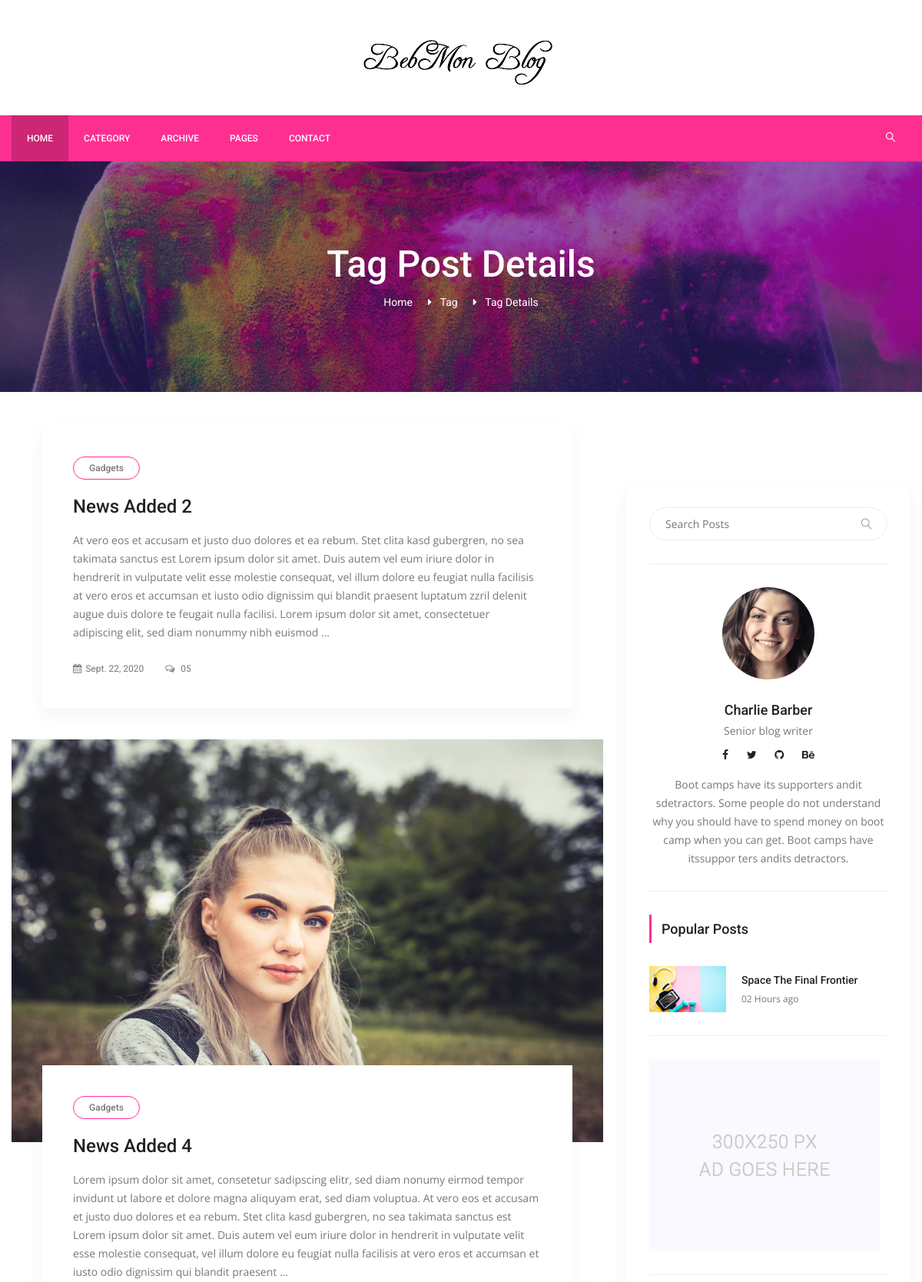
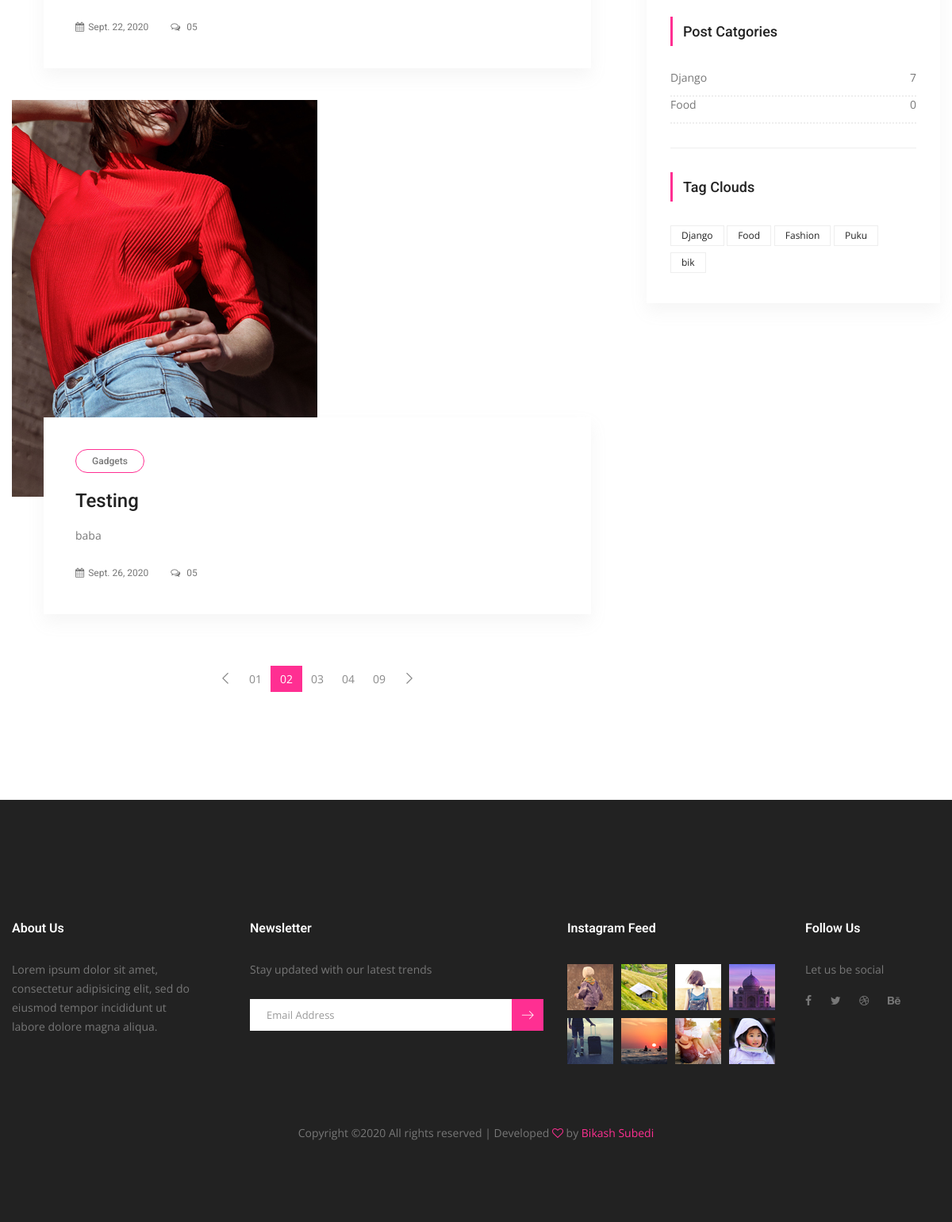
/tag/fashion/, run on the app's committed database (2 pictures, top to bottom).
### posts/models.py (models this page shows, shortened)
class Post(models.Model):
    title = models.CharField(max_length=200, unique=True)
    content = models.TextField()
    date = models.DateField(auto_now_add=True)
    image = models.ImageField(upload_to='media')
    source = models.CharField(max_length=25)
    user = models.ForeignKey(settings.AUTH_USER_MODEL, on_delete=models.CASCADE, default=1)
    category = models.ForeignKey(Category, on_delete=models.CASCADE, default=1, related_name='postByCategory')
    slug = models.SlugField(null=True, blank=True, default='slug', max_length=20)
    tag = models.ManyToManyField(Tag, related_name='tagByPosts')
    slider_post = models.BooleanField(default=False, blank=True, null=True)

class Category(models.Model):
    title = models.CharField(max_length=20, unique=True)
    slug = models.SlugField(null=True, blank=True, default='slug')
    def post_count(self):
        return self.postByCategory.all().count()

class Tag(models.Model):
    title = models.CharField(max_length=20, unique=True)
    slug = models.SlugField(blank=True, max_length=20, default='slug')
    def __str__(self):
        return self.title

### posts/views.py (the view)
# urls.py: path('tag/<slug:slug>/', TagDetail.as_view(), name='tag_detail'),
class TagDetail(ListView):
    template_name = 'tags/tag_detail.html'
    model = Post
    context_object_name = 'posts'
    def get_queryset(self):
        self.tag = get_object_or_404(Tag, slug=self.kwargs['slug'])
        return Post.objects.filter(tag=self.tag).order_by('id')
    def get_context_data(self, *, object_list=None, **kwargs):
        context = super(TagDetail, self).get_context_data(**kwargs)
        self.tag = get_object_or_404(Tag, slug=self.kwargs['slug'])
        context['tags'] = self.tag
        return context

### posts/templatetags/custom_tags.py (called while the page is built)
@register.simple_tag(name='categories')
def all_categories():
    return Category.objects.all()

@register.simple_tag(name='tags')
def all_tags():
    return Tag.objects.all()

### templates/tags/tag_detail.html
{% extends 'layouts/base.html' %}
{% load static %}
{% block content %}
    <section class="banner_area">
        <div class="banner_inner d-flex align-items-center">
            <div class="overlay bg-parallax" data-stellar-ratio="0.9" data-stellar-vertical-offset="0"
                 data-background=""></div>
            <div class="container">
                <div class="banner_content text-center">
                    <h2>Tag Post Details</h2>
                    <div class="page_link">
                        <a href="{% url 'index' %}">Home</a>
                        <a>Tag</a>
                        <a href="{% url 'tag_detail' tags.slug %}">Tag Details</a>
                    </div>
                </div>
            </div>
        </div>
    </section>
    <section class="blog_area p_120">
        <div class="container">
            <div class="row">
                <div class="col-lg-8">
                    <div class="blog_left_sidebar">
                        {% for post in posts %}
                            <article class="blog_style1">
                                <div class="blog_img">
                                    <img class="img-fluid" src="{{ post.image.url }}" alt="">
                                </div>
                                <div class="blog_text">
                                    <div class="blog_text_inner">
                                        <a class="cat" href="#">Gadgets</a>
                                        <a href="{% url 'news' post.slug %}"><h4>{{ post.title|title }}</h4></a>
                                        <p>{{ post.content|truncatechars:500 }}</p>
                                        <div class="date">
                                            <a href="#"><i class="fa fa-calendar" aria-hidden="true"></i>{{ post.date }}
                                            </a>
                                            <a href="#"><i class="fa fa-comments-o" aria-hidden="true"></i> 05</a>
                                        </div>
                                    </div>
                                </div>
                            </article>
                        {% endfor %}
                        <nav class="blog-pagination justify-content-center d-flex">
                            <ul class="pagination">
                                <li class="page-item">
                                    <a href="#" class="page-link" aria-label="Previous">
		                                    <span aria-hidden="true">
		                                        <span class="lnr lnr-chevron-left"></span>
		                                    </span>
                                    </a>
                                </li>
                                <li class="page-item"><a href="#" class="page-link">01</a></li>
                                <li class="page-item active"><a href="#" class="page-link">02</a></li>
                                <li class="page-item"><a href="#" class="page-link">03</a></li>
                                <li class="page-item"><a href="#" class="page-link">04</a></li>
                                <li class="page-item"><a href="#" class="page-link">09</a></li>
                                <li class="page-item">
                                    <a href="#" class="page-link" aria-label="Next">
		                                    <span aria-hidden="true">
		                                        <span class="lnr lnr-chevron-right"></span>
		                                    </span>
                                    </a>
                                </li>
                            </ul>
                        </nav>
                    </div>
                </div>
                {% include 'layouts/right_side.html' %}
            </div>
        </div>
    </section>
{% endblock %}

### templates/layouts/right_side.html
{% load static %}
{% load custom_tags %}
<div class="col-lg-4">
    <div class="blog_right_sidebar">
        <aside class="single_sidebar_widget search_widget">
            <div class="input-group">
                <input type="text" class="form-control" placeholder="Search Posts">
                <span class="input-group-btn">
                    <button class="btn btn-default" type="button"><i class="lnr lnr-magnifier"></i></button>
                </span>
            </div>
            <div class="br"></div>
        </aside>
        <aside class="single_sidebar_widget author_widget">
            <img class="author_img rounded-circle" src="{% static 'img/blog/author.png' %}" alt="">
            <h4>Charlie Barber</h4>
            <p>Senior blog writer</p>
            <div class="social_icon">
                <a href="#"><i class="fa fa-facebook"></i></a>
                <a href="#"><i class="fa fa-twitter"></i></a>
                <a href="#"><i class="fa fa-github"></i></a>
                <a href="#"><i class="fa fa-behance"></i></a>
            </div>
            <p>Boot camps have its supporters andit sdetractors. Some people do not understand why you
                should have to spend money on boot camp when you can get. Boot camps have itssuppor ters
                andits detractors.</p>
            <div class="br"></div>
        </aside>
        <aside class="single_sidebar_widget popular_post_widget">
            <h3 class="widget_title">Popular Posts</h3>
            <div class="media post_item">
                <img src="{% static 'img/blog/popular-post/post1.jpg' %}" alt="post">
                <div class="media-body">
                    <a href="blog-details.html"><h3>Space The Final Frontier</h3></a>
                    <p>02 Hours ago</p>
                </div>
            </div>
            <div class="br"></div>
        </aside>
        <aside class="single_sidebar_widget">
            <a href="#"><img class="img-fluid" src="{% static 'img/blog/add.jpg' %}" alt=""></a>
            <div class="br"></div>
        </aside>
        <aside class="single_sidebar_widget post_category_widget">
            <h4 class="widget_title">Post Catgories</h4>
            {% categories as categories %}
            {% for category in categories %}
                <ul class="list cat-list">
                    <li>
                        <a href="{% url 'category_detail' category.slug %}" class="d-flex justify-content-between">
                            <p>{{ category.title }}</p>
                            <p>{{ category.post_count }}</p>
                        </a>
                    </li>
                </ul>
            {% endfor %}
            <div class="br"></div>
        </aside>
        <aside class="single-sidebar-widget tag_cloud_widget">
            <h4 class="widget_title">Tag Clouds</h4>
            <ul class="list">
                {% tags as tags %}
                {% for tag in tags %}
                <li><a href="{% url 'tag_detail' tag.slug %}">{{ tag }}</a></li>
                {% endfor %}
            </ul>
        </aside>
    </div>
</div>

### data on the page
Post: title "News Added 2", content "At vero eos et accusam et justo duo dolores et ea rebum. Stet clita kasd gubergren, no sea takimata sanctus est Lorem ipsum dolor sit amet. Duis autem vel eum iriure dolor in hendrerit in vulputate velit esse molestie consequat, vel illum dolore eu feugiat nulla facilisis at vero eros et accumsan et iusto odio dignissim qui blandit praesent luptatum zzril delenit augue duis dolore te feugait nulla facilisi. Lorem ipsum dolor sit amet, consectetuer adipiscing elit, sed diam nonummy nibh euismod …", date "Sept. 22, 2020"
Post: image (picture), title "News Added 4", content "Lorem ipsum dolor sit amet, consetetur sadipscing elitr, sed diam nonumy eirmod tempor invidunt ut labore et dolore magna aliquyam erat, sed diam voluptua. At vero eos et accusam et justo duo dolores et ea rebum. Stet clita kasd gubergren, no sea takimata sanctus est Lorem ipsum dolor sit amet. Duis autem vel eum iriure dolor in hendrerit in vulputate velit esse molestie consequat, vel illum dolore eu feugiat nulla facilisis at vero eros et accumsan et iusto odio dignissim qui blandit praesent …", date "Sept. 22, 2020"
Post: image (picture), title "Testing", content "baba", date "Sept. 26, 2020"
Category: title "Django", post_count "7"
Category: title "Food", post_count "0"
Tag: title "Django"
Tag: title "Food"
Tag: title "Fashion"
Tag: title "Puku"
Tag: title "bik"
